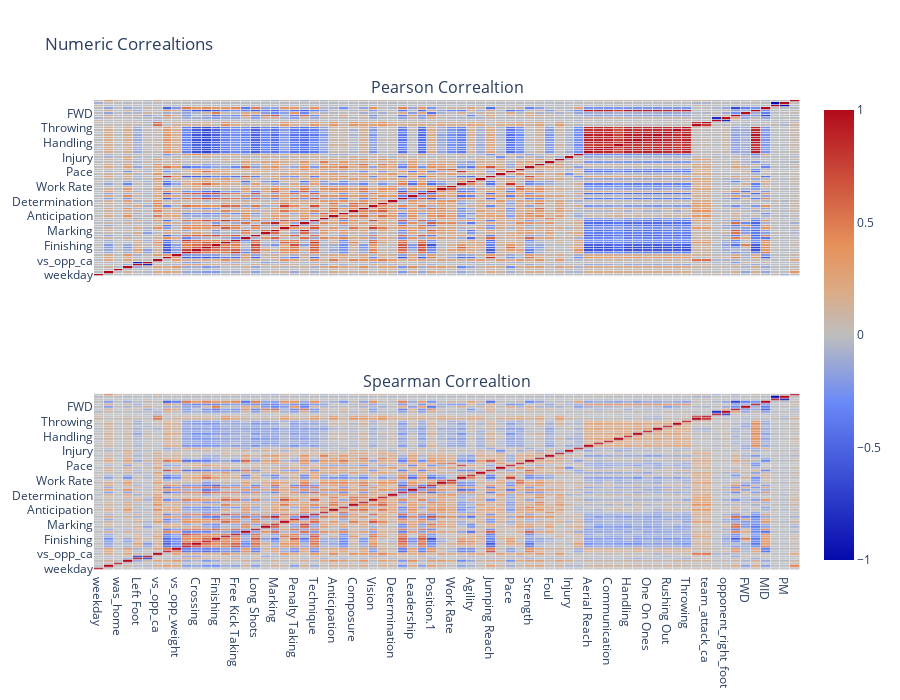

Here is the notebook cell this chart was saved with:
### Code cell
# correlation for all players
plotNumericCorrelations(X_train, y_train)

### Figure 1 — Plotly figure (JSON) as saved in the notebook; plotly's stock layout.template omitted (floating-point values rounded to 4 significant figures; data arrays with more than 128 entries replaced by an {"elided": "..."} marker saying what was removed)
{"data": [{"colorscale": [[1, "rgb(165,0,38)"], [0.8889, "rgb(215,48,39)"], [0.7778, "rgb(244,109,67)"], [0.6667, "rgb(253,174,97)"], [0.5556, "rgb(254,224,144)"], [0.4444, "rgb(224,243,248)"], [0.3333, "rgb(171,217,233)"], [0.2222, "rgb(116,173,209)"], [0.1111, "rgb(69,117,180)"], [0, "rgb(49,54,149)"]], "name": "pearson", "showscale": false, "type": "heatmap", "x": ["weekday", "minutes", "was_home", "Age", "Left Foot", "Right Foot", "vs_opp_ca", "vs_opp_height", "vs_opp_weight", "Corners", "Crossing", "Dribbling", "Finishing", "First Touch", "Free Kick Taking", "Heading", "Long Shots", "Long Throws", "Marking", "Passing", "Penalty Taking", "Tackling", "Technique", "Aggressiion", "Anticipation", "Bravery", "Composure", "Concentration", "Vision", "Decision", "Determination", "Flair", "Leadership", "Off The Ball", "Position.1", "Teamwork", "Work Rate", "Acceleration", "Agility", "Balance", "Jumping Reach", "Natural Fitness", "Pace", "Stamina", "Strength", "Stability", "Foul", "Contest performance", "Injury", "diversity", "Aerial Reach", "Command Of Area", "Communication", "Eccentricity", "Handling", "Kicking", "One On Ones", "Reflexes", "Rushing Out", "Punching", "Throwing", "team_defence_ca", "team_attack_ca", "opponent_left_foot", "opponent_right_foot", "DEF", "FWD", "GK", "MID", "AM", "PM", "total_points"], "xaxis": "x", "xgap": 0.7, "y": ["weekday", "minutes", "was_home", "Age", "Left Foot", "Right Foot", "vs_opp_ca", "vs_opp_height", "vs_opp_weight", "Corners", "Crossing", "Dribbling", "Finishing", "First Touch", "Free Kick Taking", "Heading", "Long Shots", "Long Throws", "Marking", "Passing", "Penalty Taking", "Tackling", "Technique", "Aggressiion", "Anticipation", "Bravery", "Composure", "Concentration", "Vision", "Decision", "Determination", "Flair", "Leadership", "Off The Ball", "Position.1", "Teamwork", "Work Rate", "Acceleration", "Agility", "Balance", "Jumping Reach", "Natural Fitness", "Pace", "Stamina", "Strength", "Stability", "Foul", "Contest performance", "Injury", "diversity", "Aerial Reach", "Command Of Area", "Communication", "Eccentricity", "Handling", "Kicking", "One On Ones", "Reflexes", "Rushing Out", "Punching", "Throwing", "team_defence_ca", "team_attack_ca", "opponent_left_foot", "opponent_right_foot", "DEF", "FWD", "GK", "MID", "AM", "PM", "total_points"], "yaxis": "y", "ygap": 0.7, "z": {"elided": "72x72 float values"}}, {"colorscale": [[1, "rgb(165,0,38)"], [0.8889, "rgb(215,48,39)"], [0.7778, "rgb(244,109,67)"], [0.6667, "rgb(253,174,97)"], [0.5556, "rgb(254,224,144)"], [0.4444, "rgb(224,243,248)"], [0.3333, "rgb(171,217,233)"], [0.2222, "rgb(116,173,209)"], [0.1111, "rgb(69,117,180)"], [0, "rgb(49,54,149)"]], "type": "heatmap", "x": ["weekday", "minutes", "was_home", "Age", "Left Foot", "Right Foot", "vs_opp_ca", "vs_opp_height", "vs_opp_weight", "Corners", "Crossing", "Dribbling", "Finishing", "First Touch", "Free Kick Taking", "Heading", "Long Shots", "Long Throws", "Marking", "Passing", "Penalty Taking", "Tackling", "Technique", "Aggressiion", "Anticipation", "Bravery", "Composure", "Concentration", "Vision", "Decision", "Determination", "Flair", "Leadership", "Off The Ball", "Position.1", "Teamwork", "Work Rate", "Acceleration", "Agility", "Balance", "Jumping Reach", "Natural Fitness", "Pace", "Stamina", "Strength", "Stability", "Foul", "Contest performance", "Injury", "diversity", "Aerial Reach", "Command Of Area", "Communication", "Eccentricity", "Handling", "Kicking", "One On Ones", "Reflexes", "Rushing Out", "Punching", "Throwing", "team_defence_ca", "team_attack_ca", "opponent_left_foot", "opponent_right_foot", "DEF", "FWD", "GK", "MID", "AM", "PM", "total_points"], "xaxis": "x2", "xgap": 0.7, "y": ["weekday", "minutes", "was_home", "Age", "Left Foot", "Right Foot", "vs_opp_ca", "vs_opp_height", "vs_opp_weight", "Corners", "Crossing", "Dribbling", "Finishing", "First Touch", "Free Kick Taking", "Heading", "Long Shots", "Long Throws", "Marking", "Passing", "Penalty Taking", "Tackling", "Technique", "Aggressiion", "Anticipation", "Bravery", "Composure", "Concentration", "Vision", "Decision", "Determination", "Flair", "Leadership", "Off The Ball", "Position.1", "Teamwork", "Work Rate", "Acceleration", "Agility", "Balance", "Jumping Reach", "Natural Fitness", "Pace", "Stamina", "Strength", "Stability", "Foul", "Contest performance", "Injury", "diversity", "Aerial Reach", "Command Of Area", "Communication", "Eccentricity", "Handling", "Kicking", "One On Ones", "Reflexes", "Rushing Out", "Punching", "Throwing", "team_defence_ca", "team_attack_ca", "opponent_left_foot", "opponent_right_foot", "DEF", "FWD", "GK", "MID", "AM", "PM", "total_points"], "yaxis": "y2", "ygap": 0.7, "z": {"elided": "72x72 float values"}}], "layout": {"annotations": [{"font": {"size": 16}, "showarrow": false, "text": "Pearson Correaltion", "x": 0.5, "xanchor": "center", "xref": "paper", "y": 1, "yanchor": "bottom", "yref": "paper"}, {"font": {"size": 16}, "showarrow": false, "text": "Spearman Correaltion", "x": 0.5, "xanchor": "center", "xref": "paper", "y": 0.375, "yanchor": "bottom", "yref": "paper"}], "height": 700, "hoverlabel": {"bgcolor": "white", "font": {"family": "Rockwell", "size": 16}}, "title": {"text": "Numeric Correaltions"}, "width": 900, "xaxis": {"anchor": "y", "domain": [0, 1], "matches": "x2", "showticklabels": false}, "xaxis2": {"anchor": "y2", "domain": [0, 1]}, "yaxis": {"anchor": "x", "domain": [0.625, 1]}, "yaxis2": {"anchor": "x2", "domain": [0, 0.375]}}}
